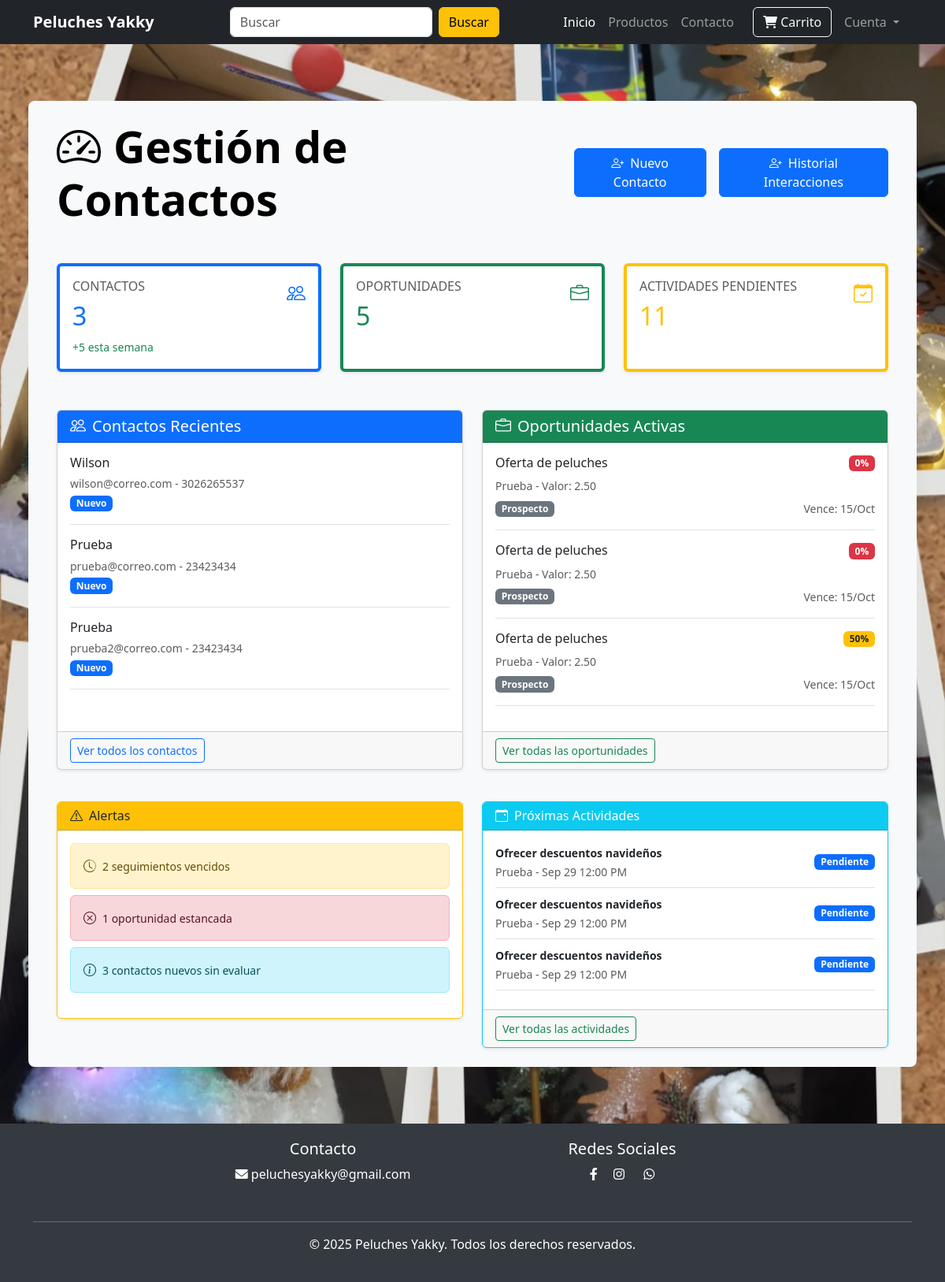
Page /empleado/ (signed in) on the committed database.
### website/mvc_models/contacto_model.py (models this page shows, shortened)
class Contacto(db.Model):
    __tablename__ = "contactos"
    id_contacto = db.Column(db.Integer, primary_key=True)
    id_agente = db.Column(db.Integer, db.ForeignKey("customer.id"), nullable=False)
    nombre = db.Column(db.String(100), nullable=False)
    email = db.Column(db.String(150), unique=True, nullable=False)
    telefono = db.Column(db.String(20), nullable=False)
    empresa = db.Column(db.String(100), nullable=True)
    canal = db.Column(db.String(50))
    estado = db.Column(db.String(50), default="Nuevo")
    fecha_registro = db.Column(db.DateTime, default=datetime.utcnow)
    fecha_actulizar = db.Column(
        db.DateTime, default=datetime.utcnow, onupdate=datetime.utcnow
    )
    agente = db.relationship("Customer", backref=db.backref("contactos", lazy=True))
    oportunidades = db.relationship("Oportunidad", backref="contacto", lazy=True)
    actividades = db.relationship("Actividad", backref="contacto", lazy=True)
    interacciones = db.relationship("Interaccion", backref="contacto", lazy=True)

### website/mvc_models/oportunidad_model.py (models this page shows, shortened)
class Oportunidad(db.Model):
    __tablename__ = "oportunidades"
    id_oportunidad = db.Column(db.Integer, primary_key=True)
    id_contacto = db.Column(
        db.Integer, db.ForeignKey("contactos.id_contacto"), nullable=False
    )
    id_cliente = db.Column(db.Integer, db.ForeignKey("customer.id"), nullable=True)
    id_agente = db.Column(db.Integer, db.ForeignKey("customer.id"), nullable=False)
    titulo = db.Column(db.String(150), nullable=False)
    valor_estimado = db.Column(db.DECIMAL(10, 2))
    etapa = db.Column(db.String(50), default="nueva")
    probabilidad = db.Column(db.Integer, default=0)
    descripcion = db.Column(db.Text)
    fecha_creacion = db.Column(db.DateTime, default=datetime.utcnow)
    fecha_cierre = db.Column(db.DateTime, nullable=True)

### website/mvc_models/actividad_model.py (models this page shows, shortened)
class Actividad(db.Model):
    __tablename__ = "actividades"
    id_actividad = db.Column(db.Integer, primary_key=True)
    id_contacto = db.Column(
        db.Integer, db.ForeignKey("contactos.id_contacto"), nullable=False
    )
    id_oportunidad = db.Column(
        db.Integer, db.ForeignKey("oportunidades.id_oportunidad"), nullable=True
    )
    id_agente = db.Column(db.Integer, db.ForeignKey("customer.id"), nullable=False)
    tipo_actividad = db.Column(db.String(50), nullable=False)
    titulo = db.Column(db.String(200), nullable=False)
    descripcion = db.Column(db.Text)
    fecha_programada = db.Column(db.DateTime, nullable=False)
    estado = db.Column(db.String(50), default="pendiente")
    fecha_creacion = db.Column(db.DateTime, default=datetime.utcnow)
    fecha_completada = db.Column(db.DateTime, nullable=True)

### website/mvc_views/employee_view.py (the view)
@login_required
@employee.route("/")
def empleado_vista():
    if current_user.rol_id != 2:
        return render_template("home.html")
    contactos = todos_contactos()
    oportunidades = todos_oportunidades()
    actividades = todos_actividades()
    metricas = metricas_empleado(current_user.id)
    return render_template(
        "employee.html",
        contactos=contactos,
        oportunidades=oportunidades,
        actividades=actividades,
        metricas=metricas,
    )

### website/controllers/employee_cotller.py (called while the page is built)
def todos_contactos():
    try:
        contactos = Contacto.query.order_by(Contacto.fecha_registro).all()
        return contactos
    except Exception as e:
        db.session.rollback()
        print(f"Error al crear actividad: {e}")
        raise Exception(f"Error al buscar todos contactos: {e}")

def todos_oportunidades():
    try:
        oportunidades = (
            Oportunidad.query.filter(Oportunidad.etapa != "Cierre")
            .order_by(Oportunidad.fecha_creacion)
            .all()
        )
        return oportunidades
    except Exception as e:
        db.session.rollback()
        print(f"Error al crear actividad: {e}")
        raise Exception(f"Error al buscar todos oportunidades: {e}")

def todos_actividades():
    try:
        actividades = Actividad.query.order_by(Actividad.fecha_programada).all()
        return actividades
    except Exception as e:
        db.session.rollback()
        print(f"Error al crear actividad: {e}")
        raise Exception(f"Error al buscar todos actividades: {e}")

def metricas_empleado(id_agente):
    contactos_totales = Contacto.query.filter(Contacto.id_agente == id_agente).count()
    oportunidades_totales = Oportunidad.query.filter(
        Oportunidad.id_agente == id_agente
    ).count()
    actividades_totales = Actividad.query.filter(
        Actividad.id_agente == id_agente, Actividad.estado == "Pendiente"
    ).count()
    respuesta = {
        "contactos": contactos_totales,
        "oportunidades": oportunidades_totales,
        "actividades": actividades_totales,
    }
    return respuesta

### website/templates/employee.html (shortened to what this page needs)
{% extends 'index.html' %}
{% block body %}
<div class="container-fluid fondo py-5" style="min-height: 100vh;">
    <div class="row justify-content-center bg-light m-4 p-4 rounded-3">
        <div class="col-lg-12">
            <div class="d-flex justify-content-between align-items-center mb-5">
                <h1 class="text-black mb-0 display-4 fw-bold">
                    <i class="bi bi-speedometer2 me-3"></i>Gestión de Contactos
                </h1>
                <div class="d-flex gap-3">
                    <button onclick="window.location.href='/empleado/crear_contacto'" class="btn btn-primary">
                        <i class="bi bi-person-plus me-2"></i>Nuevo Contacto
                    </button>
                    <button onclick="window.location.href='/empleado/tabla-interacciones'" class="btn btn-primary">
                        <i class="bi bi-person-plus me-2"></i>Historial Interacciones
                    </button>
                </div>
            </div>
            <div class="row g-4 mb-5">
                <div class="col-md-8 col-lg-4">
                    <div class="card shadow-sm h-100 border-start border-4 border-primary">
                        <div class="card-body">
                            <div class="d-flex justify-content-between align-items-start">
                                <div>
                                    <h6 class="card-title text-muted">CONTACTOS</h6>
                                    <h2 class="text-primary"> {{metricas.contactos}} </h2>
                                    <small class="text-success">+5 esta semana</small>
                                </div>
                                <i class="bi bi-people fs-4 text-primary"></i>
                            </div>
                        </div>
                    </div>
                </div>
                <div class="col-md-8 col-lg-4">
                    <div class="card shadow-sm h-100 border-start border-4 border-success">
                        <div class="card-body">
                            <div class="d-flex justify-content-between align-items-start">
                                <div>
                                    <h6 class="card-title text-muted">OPORTUNIDADES</h6>
                                    <h2 class="text-success"> {{metricas.oportunidades}} </h2>
                                </div>
                                <i class="bi bi-briefcase fs-4 text-success"></i>
                            </div>
                        </div>
                    </div>
                </div>
                <div class="col-md-8 col-lg-4">
                    <div class="card shadow-sm h-100 border-start border-4 border-warning">
                        <div class="card-body">
                            <div class="d-flex justify-content-between align-items-start">
                                <div>
                                    <h6 class="card-title text-muted">ACTIVIDADES PENDIENTES</h6>
                                    <h2 class="text-warning"> {{metricas.actividades}}</h2>
                                </div>
                                <i class="bi bi-calendar-check fs-4 text-warning"></i>
                            </div>
                        </div>
                    </div>
                </div>
            </div>
            <div class="row g-4">
                <div class="col-lg-6">
                    <div class="card shadow-sm h-100">
                        <div class="card-header bg-primary text-white">
                            <h5 class="mb-0">
                                <i class="bi bi-people me-2"></i>Contactos Recientes
                            </h5>
                        </div>
                        <div class="card-body">
                            {% for contacto in contactos[:3] %}
                            <div class="d-flex justify-content-between align-items-center border-bottom pb-3 mb-3">
                                <div>
                                    <h6 class="mb-1"> {{contacto.nombre}} </h6>
                                    <small class="text-muted"> {{contacto.email}} - {{contacto.telefono}} </small>
                                    <br>
                                    {% if contacto.estado == 'Nuevo' %}
                                    <span class="badge bg-primary">Nuevo</span>
                                    {% elif contacto.estado == 'En seguimiento' %}
                                    <span class="badge bg-warning text-dark">En seguimiento</span>
                                    {% else %}
                                    <span class="badge bg-success">Calificado</span>
                                    {% endif %}
                                </div>
                            </div>
                            {% endfor %}
                        </div>
                        <div class="card-footer">
                            <a href="/empleado/tabla-contactos" class="btn btn-outline-primary btn-sm">Ver todos los
                                contactos</a>
                        </div>
                    </div>
                </div>
                <div class="col-lg-6">
                    <div class="card shadow-sm h-100">
                        <div class="card-header bg-success text-white">
                            <h5 class="mb-0">
                                <i class="bi bi-briefcase me-2"></i>Oportunidades Activas
                            </h5>
                        </div>
                        <div class="card-body">
                            {% for oportunidad in oportunidades[:3] %}
                            <div class="border-bottom pb-3 mb-3">
                                <div class="d-flex justify-content-between align-items-start mb-2">
                                    <h6 class="mb-0"> {{oportunidad.titulo}} </h6>
                                    {% if oportunidad.probabilidad >= 50 and oportunidad.probabilidad <= 70 %} <span
                                        class="badge bg-warning text-dark"> {{oportunidad.probabilidad}}%</span>
                                        {% elif oportunidad.probabilidad >= 71 %}
                                        <span class="badge bg-success">{{oportunidad.probabilidad}}%</span>
                                        {% else %}
                                        <span class="badge bg-danger">{{oportunidad.probabilidad}}%</span>
                                        {% endif %}
                                </div>
                                <small class="text-muted d-block"> {{oportunidad.contacto.nombre}} - Valor:
                                    {{oportunidad.valor_estimado}} </small>
                                <div class="d-flex justify-content-between align-items-center mt-2">
                                    <span class="badge bg-secondary">{{oportunidad.etapa}}</span>
                                    <small class="text-muted">Vence: 15/Oct</small>
                                </div>
                            </div>
                            {% endfor %}
                        </div>
                        <div class="card-footer">
                            <a href="/empleado/tabla-oportunidades" class="btn btn-outline-success btn-sm">Ver todas
                                las
                                oportunidades</a>
                        </div>
                    </div>
                </div>
            </div>
            <div class="row g-4 mt-3">
                <div class="col-lg-6">
                    <div class="card shadow-sm border-warning">
                        <div class="card-header bg-warning text-dark">
                            <h6 class="mb-0"><i class="bi bi-exclamation-triangle me-2"></i>Alertas</h6>
                        </div>
                        <div class="card-body">
                            <div class="alert alert-warning d-flex align-items-center mb-2">
                                <i class="bi bi-clock-history me-2"></i>
                                <small>2 seguimientos vencidos</small>
                            </div>
                            <div class="alert alert-danger d-flex align-items-center mb-2">
                                <i class="bi bi-x-circle me-2"></i>
                                <small>1 oportunidad estancada</small>
                            </div>
                            <div class="alert alert-info d-flex align-items-center">
                                <i class="bi bi-info-circle me-2"></i>
                                <small>3 contactos nuevos sin evaluar</small>
                            </div>
                        </div>
                    </div>
                </div>
                <div class="col-lg-6">
                    <div class="card shadow-sm border-info">
                        <div class="card-header bg-info text-white">
                            <h6 class="mb-0"><i class="bi bi-calendar-event me-2"></i>Próximas Actividades</h6>
                        </div>
                        <div class="card-body">
                            {% for actividad in actividades[:3] %}
                            {% set fecha = actividad.fecha_programada %}
                            <div class="d-flex justify-content-between align-items-center border-bottom pb-2 mb-2">
                                <div>
                                    <small class="fw-bold"> {{actividad.titulo}} </small>
                                    <br>
                                    <small class="text-muted"> {{actividad.contacto.nombre}} - {{fecha.strftime('%b %d
                                        %I:%M %p').lstrip('0')}}
                                    </small>
                                </div>
                                {% if actividad.estado == "Pendiente" %}
                                <span class="badge bg-primary"> Pendiente </span>
                                {% elif actividad.estado == "En proceso" %}
                                <span class="badge bg-warning text-dark">En proceso</span>
                                {% else %}
                                <span class="badge bg-success text-dark">Completada</span>
                                {% endif %}
                            </div>
                            {% endfor %}
                        </div>
                        <div class="card-footer">
                            <a href="/empleado/tabla-actividades" class="btn btn-outline-success btn-sm">Ver todas las
                                actividades</a>
                        </div>
                    </div>
                </div>
            </div>
        </div>
    </div>
</div>
{% endblock %}

### website/static/css/style.css (style rules this page uses)
.fondo { background-image: url(../img/fondo.png); background-position: center; background-repeat: repeat; background-attachment: fixed; background-size: cover; }

### website/templates/employee.html (style rules this page uses)
.card { transition: transform 0.3s, box-shadow 0.3s; }

### rows in the picture
Contacto: nombre "Wilson", email "wilson@correo.com", telefono "3026265537", estado "Nuevo"
Contacto: nombre "Prueba", email "prueba@correo.com", telefono "23423434", estado "Nuevo"
Contacto: nombre "Prueba", email "prueba2@correo.com", telefono "23423434", estado "Nuevo"
Oportunidad: titulo "Oferta de peluches", probabilidad "0", contacto.nombre "Prueba", valor_estimado "2.50", etapa "Prospecto"
Oportunidad: titulo "Oferta de peluches", probabilidad "0", contacto.nombre "Prueba", valor_estimado "2.50", etapa "Prospecto"
Oportunidad: titulo "Oferta de peluches", probabilidad "50", contacto.nombre "Prueba", valor_estimado "2.50", etapa "Prospecto"
Actividad: titulo "Ofrecer descuentos navideños", contacto.nombre "Prueba", fecha_programada "Sep 29 12:00 PM", estado "Pendiente"
Actividad: titulo "Ofrecer descuentos navideños", contacto.nombre "Prueba", fecha_programada "Sep 29 12:00 PM", estado "Pendiente"
Actividad: titulo "Ofrecer descuentos navideños", contacto.nombre "Prueba", fecha_programada "Sep 29 12:00 PM", estado "Pendiente"

### other values in the picture
{{ metricas.contactos }} "3"
{{ metricas.oportunidades }} "5"
{{ metricas.actividades }} "11"
